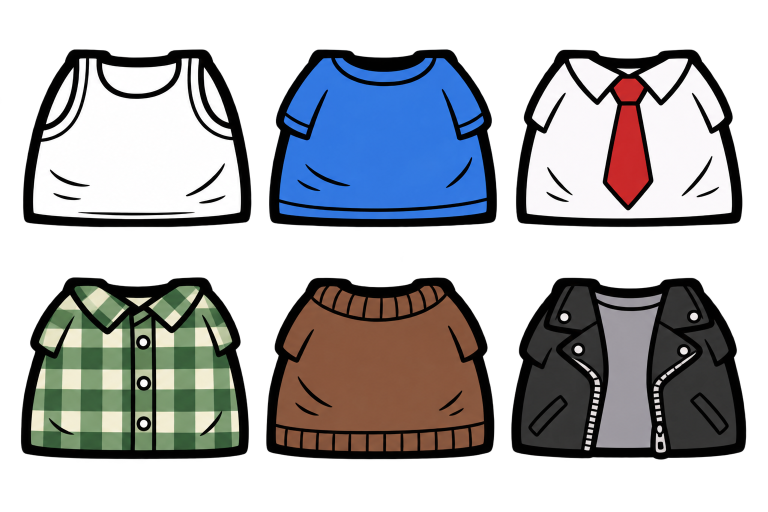
#> input picture app/memestudio/assets/rig/sheets/sheet_C1_thuong_ngay.png, 1536 x 1024 px (shown at 1/2 size)
$ python import_rig_poses.py
#> lines starting #> are read from the running program, lines starting #| are printed output that depends on the picture; after the words box and inside, x2 and y2 are one past the last pixel; in counts of white or black regions, pixels touching at a corner belong together
"""Cut ChatGPT pose sheets into headless body sprites for the meme rig.

A sheet (memestudio/assets/rig/poses/sheets/<costume>.png) is a 5 x 2 grid of the same costume drawn without a
head on a white background, in the order of POSES, against the standing reference in poses/reference/.
Output per costume:
  poses/<costume>/<pose>.png   transparent crop
  poses/poses.json             per sprite: file, size, neck (px), ground (px), scale (rig units per px), head
  poses/preview_<costume>.png  every sprite with the rig head attached, next to the standing character

Rig coordinates match the HyperFrames rig: origin = hip, rig units; soles at GROUND_UNITS below the hip.
The neck point and head angle of each pose are set by eye in NECKS (fractions of the crop) and checked in the
preview; the scale is set per sheet so a pose reads the same size as the standing figure.
Run from memestudio/:  python tools/import_rig_poses.py
"""
from __future__ import annotations

import json
from collections import deque
from pathlib import Path

import numpy as np
from PIL import Image, ImageDraw

MS = Path(__file__).resolve().parents[1]
POSES_DIR = MS / 'assets' / 'rig' / 'poses'
POSES = ['kneel', 'crawl', 'butt', 'lie_front', 'lie_back', 'sit', 'sit_ground', 'pick', 'fall', 'run']

# Per sheet: rig units per sheet pixel, and per pose the neck point (fraction of the crop) + head rotation
# (degrees, clockwise) + whether the face shows (False = back of the head). Filled in by eye from the preview.
GROUND_UNITS = 52.6
HEAD_SCALE, HEAD_CHIN = 0.6372, (86.5, 143)
SHEETS: dict[str, dict] = {
    'ao_ba_lo_trang': {'scale': 0.46, 'poses': {
        'kneel': {'neck': (0.6, 0.04)},
        'crawl': {'neck': (0.81, 0.07), 'rotation': 15},
        'butt': {'neck': (0.86, 0.08), 'rotation': 35},
        'lie_front': {'neck': (0.6, 0.32), 'rotation': 90, 'face': False, 'lift': 24, 'stub': False},
        'lie_back': {'neck': (0.04, 0.5), 'rotation': -90, 'lift': 38, 'stub': False},
        'sit': {'neck': (0.5, 0.04), 'seat': (0.3, 0.6)},
        'sit_ground': {'neck': (0.5, 0.04)},
        'pick': {'neck': (0.88, 0.2), 'rotation': 60},
        'fall': {'neck': (0.42, 0.93), 'rotation': -90, 'lift': 40, 'stub': False},
        'run': {'neck': (0.58, 0.05), 'rotation': 8},
    }},
}
CANONICAL = 'ao_ba_lo_trang'      # every other sheet is drawn as "this exact sheet" in another costume
# Later sheets were drawn in the same chat as "the exact same sprite sheet" in another costume: same layout and
# neck points (checked in their previews).
for _costume in ('ao_phong_xanh', 'so_mi_hoc_sinh', 'ao_ba_ba_nau'):
    SHEETS[_costume] = SHEETS['ao_ba_lo_trang']


CHIN_INTO_BODY_UNITS = 4      # standing rig: the chin sits 4 units below the top of the torso (neck hidden)


def seat_neck(image: Image.Image, neck: tuple[float, float], rotation: float, scale: float) -> tuple[float, float]:
    """From the top of the drawn neck stub, walk into the body (against the head direction) until the outline
    widens into the shoulders, then go a little further: the rig head then covers the stub like a standing pose."""
    import math
    alpha = np.asarray(image.getchannel('A')) > 16
    h, w = alpha.shape
    r = math.radians(rotation)
    dx, dy = math.sin(r), -math.cos(r)                       # head direction (rotation clockwise from up)
    px, py = math.cos(r), math.sin(r)                         # across the neck

    def width(t):
        cx, cy = neck[0] - dx * t, neck[1] - dy * t
        if not (0 <= cx < w and 0 <= cy < h) or not alpha[int(cy), int(cx)]:
            return 0
        n = 0
        for sign in (1, -1):
            for s in range(1, 120):
                x, y = int(cx + sign * px * s), int(cy + sign * py * s)
                if not (0 <= x < w and 0 <= y < h) or not alpha[y, x]:
                    break
                n += 1
        return n + 1

    widths = [width(t) for t in range(0, 90)]
    stub = sorted(v for v in widths[3:12] if v) or [0]
    stub_w = stub[len(stub) // 2]
    base = next((t for t in range(8, 90) if widths[t] > 1.7 * stub_w), 12)
    depth = base + CHIN_INTO_BODY_UNITS / scale
    return neck[0] - dx * depth, neck[1] - dy * depth


def head_placement(item):
    """Neck position in rig units (origin = hip, sprite centred on x = 0, standing on the floor)."""
    k = item['scale']
    w, _ = item['size']
    nx, ny = item['neck']
    return ((nx - w / 2) * k, GROUND_UNITS - (item['ground'] - ny) * k - item.get('lift', 0))


def preview(costume, items):
    import sys
    sys.path.insert(0, str(MS / 'tools'))
    import import_rig_wardrobe as W
    wardrobe = {i['id']: i for i in json.loads((MS / 'assets/rig/wardrobe/wardrobe.json').read_text(encoding='utf-8'))['items']}
    S = 2.0
    cards = [W.character(wardrobe.get(costume), [], 'noi', S=S)]
    head = Image.open(MS / 'assets/rig/faces/head_base.png').convert('RGBA')
    face = Image.open(MS / 'assets/rig/faces/face_noi.png').convert('RGBA')
    for item in items:
        canvas = Image.new('RGBA', (int(260 * S), int(270 * S)), (236, 230, 214, 255))
        origin = (130 * S, 180 * S)
        sprite = Image.open(POSES_DIR / item['file']).convert('RGBA')
        W.paste(canvas, sprite, (item['size'][0] / 2, item['ground']), (0, GROUND_UNITS), item['scale'], origin, S)
        neck = head_placement(item)
        W.paste(canvas, head, HEAD_CHIN, neck, HEAD_SCALE, origin, S, rotation=item['head_rotation'])
        if item['face']:
            W.paste(canvas, face, HEAD_CHIN, neck, HEAD_SCALE, origin, S, rotation=item['head_rotation'])
        ImageDraw.Draw(canvas).line([(0, origin[1] + GROUND_UNITS * S), (canvas.width, origin[1] + GROUND_UNITS * S)], fill=(150, 120, 90, 255), width=2)
        cards.append(canvas)
    width = sum(c.width for c in cards)
    sheet = Image.new('RGB', (width, max(c.height for c in cards)), (255, 255, 255))
    x = 0
    for card in cards:
        sheet.paste(card.convert('RGB'), (x, 0)); x += card.width
    sheet.save(POSES_DIR / f'preview_{costume}.jpg', quality=88)


def background_mask(rgb: np.ndarray, threshold: int = 232) -> np.ndarray:
    """White pixels connected to the border = background (white clothing inside an outline is kept)."""
    h, w, _ = rgb.shape
    light = (rgb >= threshold).all(axis=2)
    bg = np.zeros((h, w), bool)
    queue = deque()
    for x in range(w):
        for y in (0, h - 1):
            if light[y, x] and not bg[y, x]:
                bg[y, x] = True
                queue.append((y, x))
    for y in range(h):
        for x in (0, w - 1):
            if light[y, x] and not bg[y, x]:
                bg[y, x] = True
                queue.append((y, x))
    while queue:
        y, x = queue.popleft()
        for dy, dx in ((1, 0), (-1, 0), (0, 1), (0, -1)):
            ny, nx = y + dy, x + dx
            if 0 <= ny < h and 0 <= nx < w and light[ny, nx] and not bg[ny, nx]:
                bg[ny, nx] = True
                queue.append((ny, nx))
    return bg


def components(mask: np.ndarray) -> list[tuple[int, int, int, int, int, float, float]]:
    """Connected foreground blobs: (area, top, bottom, left, right, centre y, centre x)."""
    h, w = mask.shape
    seen = np.zeros_like(mask, bool)
    blobs = []
    for y0, x0 in zip(*np.nonzero(mask)):
        if seen[y0, x0]:
            continue
        seen[y0, x0] = True
        queue, ys, xs = deque([(y0, x0)]), [], []
        while queue:
            y, x = queue.popleft()
            ys.append(y); xs.append(x)
            for dy, dx in ((1, 0), (-1, 0), (0, 1), (0, -1)):
                ny, nx = y + dy, x + dx
                if 0 <= ny < h and 0 <= nx < w and mask[ny, nx] and not seen[ny, nx]:
                    seen[ny, nx] = True
                    queue.append((ny, nx))
        blobs.append((len(ys), min(ys), max(ys), min(xs), max(xs), sum(ys) / len(ys), sum(xs) / len(xs)))
    return blobs


def cut(sheet: Path, cols: int = 5, rows: int = 2) -> dict[str, Image.Image]:
    """Each pose = the blobs whose centre falls in its grid cell (figures may overhang a cell edge)."""
    rgb = np.asarray(Image.open(sheet).convert('RGB'))
    fg = ~background_mask(rgb)
    h, w = fg.shape
    small = fg[::2, ::2]                                   # labelling on half resolution is plenty for bboxes
    out = {}
    cells: dict[int, list] = {}
    for blob in components(small):
        area, top, bottom, left, right, cy, cx = blob
        if area < 30:
            continue                                        # specks
        cell = int(cy * 2 // (h / rows)) * cols + int(cx * 2 // (w / cols))
        cells.setdefault(cell, []).append(blob)
    for index, pose in enumerate(POSES):
        blobs = cells.get(index)
        if not blobs:
            continue
        top = max(0, min(b[1] for b in blobs) * 2 - 4); bottom = min(h, max(b[2] for b in blobs) * 2 + 6)
        left = max(0, min(b[3] for b in blobs) * 2 - 4); right = min(w, max(b[4] for b in blobs) * 2 + 6)
        # keep only this pose's blobs inside the crop (a neighbour's foot may reach into the box)
        keep = np.zeros((h, w), bool)
        for b in blobs:
            keep[b[1] * 2:b[2] * 2 + 2, b[3] * 2:b[4] * 2 + 2] = True
        alpha = (fg & keep).astype(np.uint8) * 255
        rgba = np.dstack([rgb, alpha])[top:bottom, left:right]
        out[pose] = Image.fromarray(np.ascontiguousarray(rgba), 'RGBA')
    return out


def ground_y(image: Image.Image) -> int:
    alpha = np.asarray(image.getchannel('A'))
    return int(np.nonzero(alpha.max(axis=1) > 16)[0].max())


def marked(image: Image.Image, step: float = 0.1) -> Image.Image:
    """Crop on a grey board with a 10% grid, to read neck points by eye."""
    board = Image.new('RGBA', image.size, (200, 200, 200, 255))
    board.alpha_composite(image)
    draw = ImageDraw.Draw(board)
    for k in range(1, int(1 / step)):
        x, y = round(image.width * k * step), round(image.height * k * step)
        draw.line([(x, 0), (x, image.height)], fill=(255, 0, 0, 110))
        draw.line([(0, y), (image.width, y)], fill=(0, 0, 255, 110))
    return board


def main():
    catalog = {'version': 1, 'poses': POSES, 'items': []}
    for sheet in sorted((POSES_DIR / 'sheets').glob('*.png')):
        costume = sheet.stem
        crops = cut(sheet)
#> in cut, `rgb = np.asarray(Image.open(sheet).convert('RGB'))`:
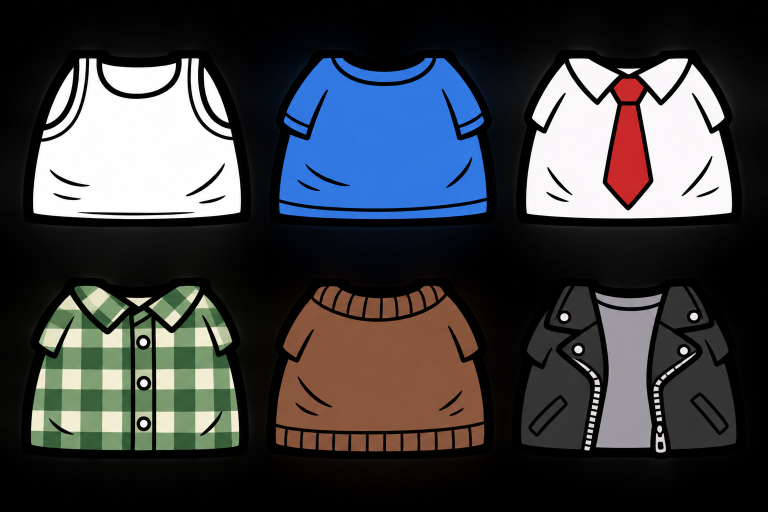
#> rgb: shape (1024, 1536, 3) (shown at 1/2 size); mean R, G, B 62, 63.4, 66.7
#> in background_mask, `light = (rgb >= threshold).all(axis=2)`:
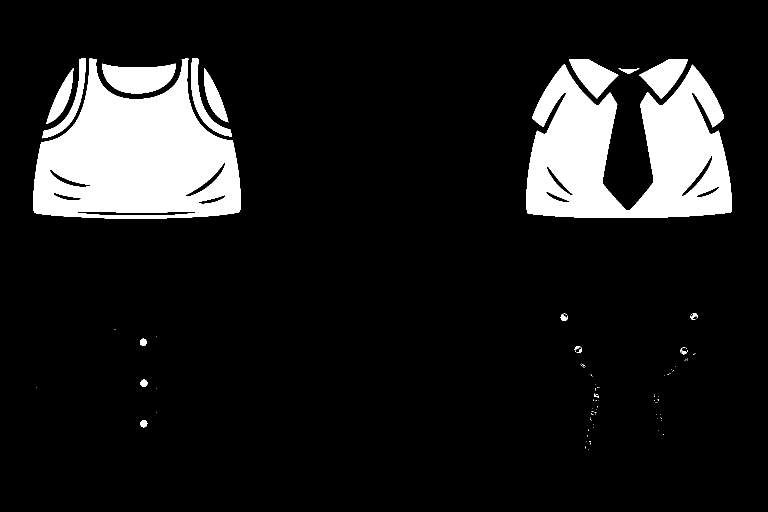
#> light: shape (1024, 1536) bool (shown at 1/2 size); 11.9% white; 85 white regions (67 under 20 px), largest, box (x1, y1, x2, y2) and area: (67, 117, 481, 438) 84110, (1053, 128, 1463, 436) 78782, (205, 127, 351, 187) 6316
#> after the loop in background_mask, `for x in range(w):`: bg: shape (1024, 1536) bool; every value is 0
#> in cut, `fg = ~background_mask(rgb)`: fg: shape (1024, 1536) bool; every value is 1
#> in cut, `small = fg[::2, ::2]`: small: shape (512, 768) bool; every value is 1
#> in components, `h, w = mask.shape`: h = 512; w = 768
#> the loop in cut, `for blob in components(small):` made 1 pass
#> (area, top, bottom, left, right, cy, cx, cell) on pass 1: (393216, 0, 511, 0, 767, 255.5, 383.5, 2)
#> after the loop in cut, `for blob in components(small):`: cells = {2: [(393216, 0, 511, 0, 767, 255.5, 383.5)]}
#> the loop in cut, `for index, pose in enumerate(POSES):` made 10 passes
#> (blobs, top, bottom, left, right) on pass 3: ([(393216, 0, 511, 0, 767, 255.5, 383.5)], 0, 1024, 0, 1536)
#> after the loop in cut, `for index, pose in enumerate(POSES):`: out = 1 item
        folder = POSES_DIR / costume
        folder.mkdir(parents=True, exist_ok=True)
        boards = []
        for pose, image in crops.items():
            image.save(folder / f'{pose}.png')
            boards.append(marked(image))
            sheet_spec = SHEETS.get(costume, SHEETS[CANONICAL])         # generated sheets copy the canonical layout
            spec = sheet_spec['poses'].get(pose)
            if spec:
                catalog['items'].append({
                    'costume': costume, 'pose': pose, 'file': f'{costume}/{pose}.png', 'size': list(image.size),
                    'neck': [round(v, 1) for v in (seat_neck(image, (spec['neck'][0] * image.width, spec['neck'][1] * image.height),
                                                               spec.get('rotation', 0), sheet_spec['scale'])
                                                     if spec.get('stub', True) else
                                                     (spec['neck'][0] * image.width, spec['neck'][1] * image.height))],
                    'ground': ground_y(image), 'scale': sheet_spec['scale'],
                    'head_rotation': spec.get('rotation', 0), 'face': spec.get('face', True), 'lift': spec.get('lift', 0),
                    'seat': [round(spec['seat'][0] * image.width, 1), round(spec['seat'][1] * image.height, 1)] if 'seat' in spec else None})
        width = sum(b.width for b in boards) + 10 * len(boards)
        strip = Image.new('RGBA', (width, max(b.height for b in boards)), (255, 255, 255, 255))
        x = 0
        for board in boards:
            strip.alpha_composite(board, (x, 0))
            x += board.width + 10
        strip.convert('RGB').save(POSES_DIR / f'marks_{costume}.png')
        preview(costume, [i for i in catalog['items'] if i['costume'] == costume])
    (POSES_DIR / 'poses.json').write_text(json.dumps(catalog, ensure_ascii=False, indent=1), encoding='utf-8')
    print(f"{len(catalog['items'])} pose sprites")


if __name__ == '__main__':
    main()
#> the loop in main, `for pose, image in crops.items():` made 1 pass
#> (pose, spec) on pass 1: ('butt', {'neck': (0.86, 0.08), 'rotation': 35})
#> in main, `width = sum(b.width for b in boards) + 10 * len(boards)`: width = 1546
#> in main, `strip = Image.new('RGBA', (width, max(b.height for b in boards)), (255..`: strip: PIL image 1546x1024 RGBA; every value is 255
#> the loop in main, `for board in boards:` made 1 pass
#> x on pass 1: 1546
#> after the loop in main, `for board in boards:`:
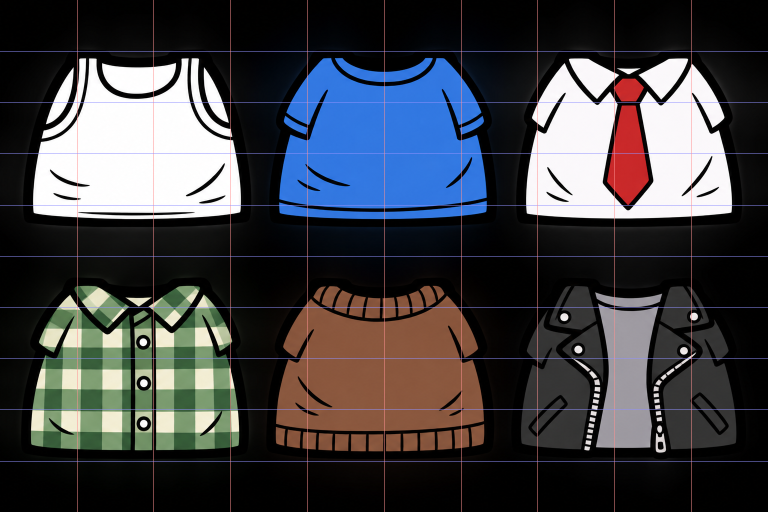
#> strip: PIL image 1546x1024 RGBA (shown at 1/2 size); mean R, G, B, A 65, 65.7, 69.9, 255
#> (the run stopped early here; a loop or call above may not have finished)
